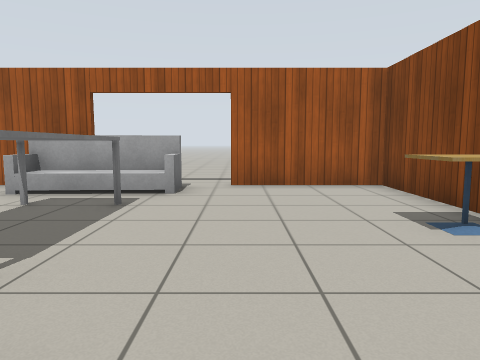
view 1 (above)

16 first-person views from a walk through a Gazebo world. The camera is 0.9 m above the floor, tilts 6° down and sees 70° across. The floor is counted in squares, 1 m on a side. Each view is taken from the middle of a square. On the plan, view 1 faces up. The plan holds only what a view shows up to about 12 squares ahead; the rest is blank. Robots are left out. Gazebo's built-in surfaces are drawn with simple patterns.

view 2
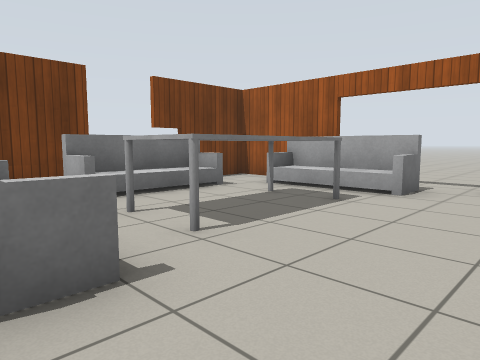

view 3
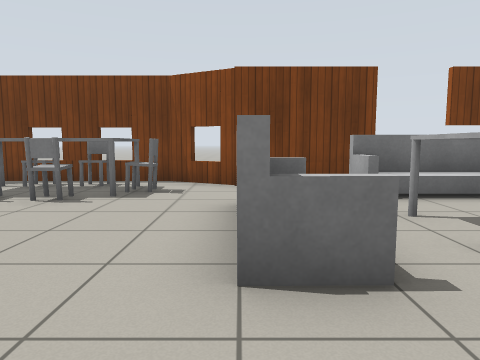

view 4
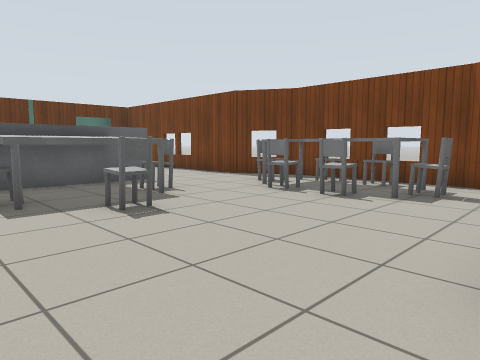

view 5
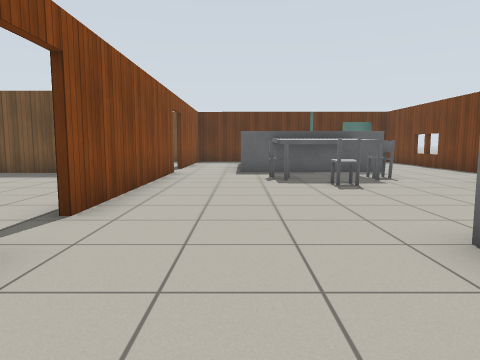

view 6
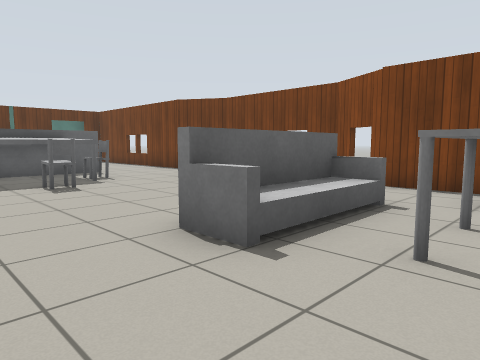

view 7
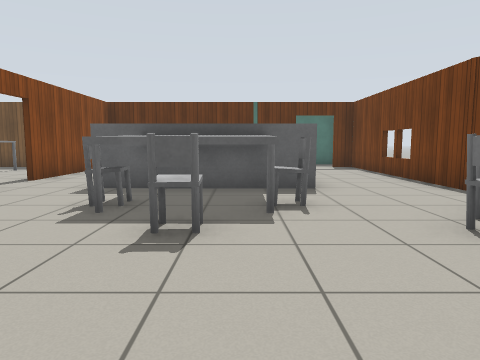

view 8
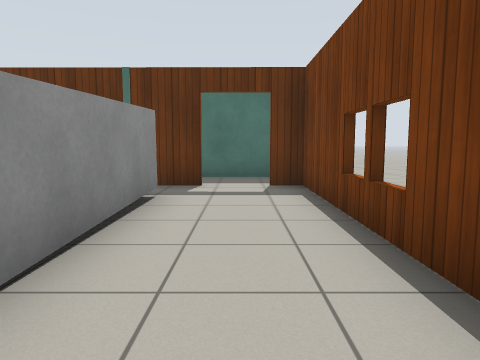

view 9
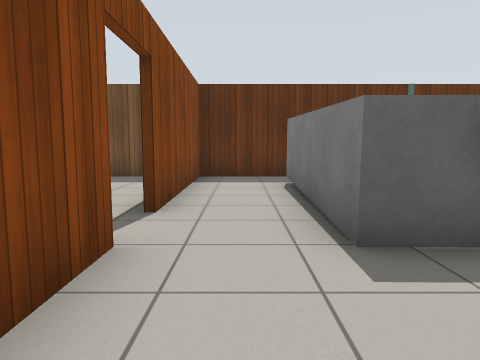

view 10
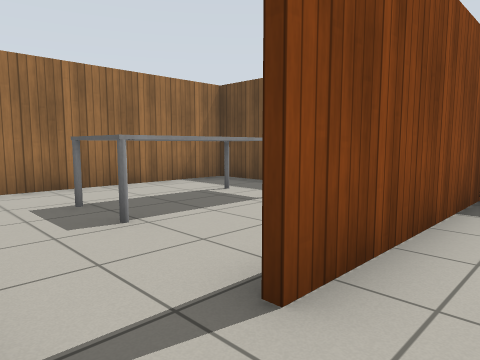

view 11
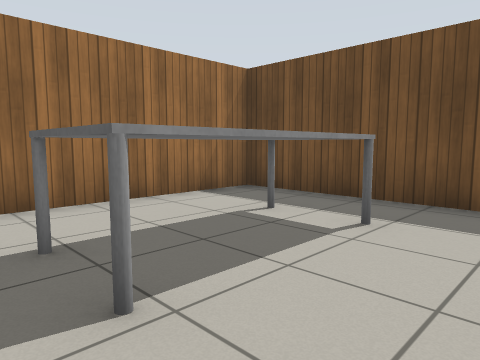

view 12
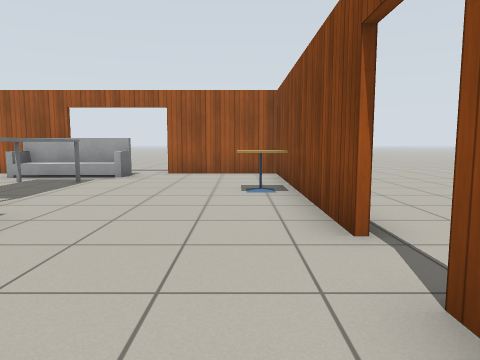

view 13
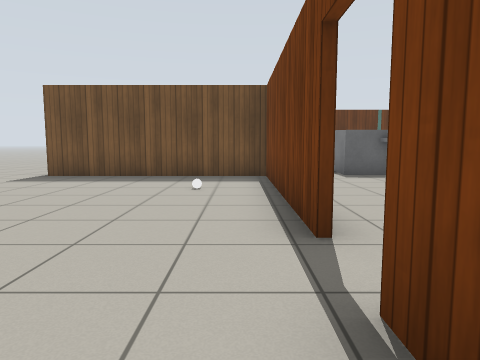

view 14
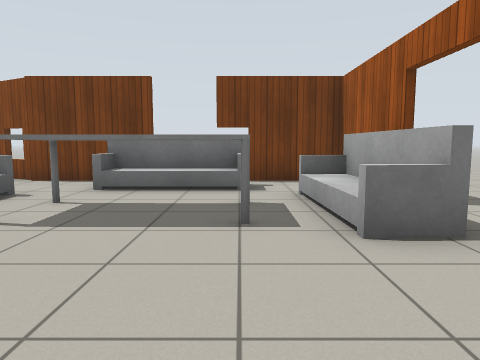

view 15
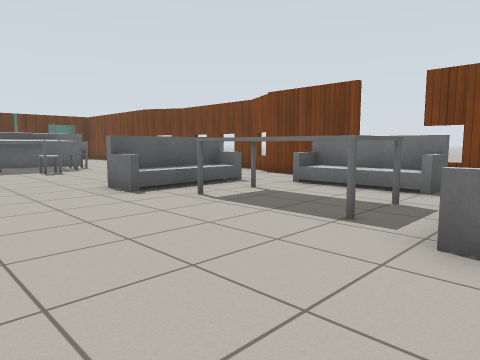

view 16
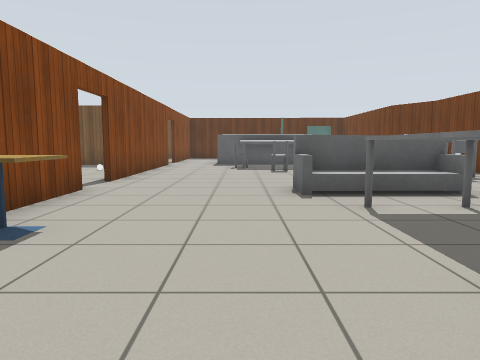

### Floor plan
Ten units are one square. View 1 is at (0, 0); x grows to the right and y downward. Boxes are objects, and circles mark ways between rooms. Rooms are numbered by the first view taken in them; rooms with no view inside come last. Other rooms are left out.
<svg viewBox="-80 -85 180 235">
<path fill="none" stroke="#000" d="M-73 44 -73 60 -64 76 -64 145M31 -3 31 -75 -3 -75M-64 -26 -64 -1 -73 17 -73 25M31 80 31 11M-31 -75 -64 -75 -64 -44M-1 145 31 145 31 94M-43 145 -16 145M46 145 92 145 92 92M33 11 33 76 95 76M33 -11 33 -3"/>
<rect x="-75" y="35" width="20" height="10" fill="#bbb"><title>chair</title></rect>
<rect x="-75" y="25" width="20" height="10" fill="#bbb"><title>chair</title></rect>
<rect x="-65" y="45" width="10" height="20" fill="#bbb"><title>chair</title></rect>
<rect x="-65" y="15" width="20" height="10" fill="#bbb"><title>chair</title></rect>
<rect x="-65" y="-55" width="20" height="40" fill="#bbb"><title>sofa</title></rect>
<rect x="-55" y="35" width="10" height="20" fill="#bbb"><title>chair</title></rect>
<rect x="-55" y="25" width="10" height="10" fill="#bbb"><title>chair</title></rect>
<rect x="-45" y="-15" width="40" height="20" fill="#bbb"><title>sofa</title></rect>
<rect x="-45" y="-75" width="40" height="20" fill="#bbb"><title>sofa</title></rect>
<rect x="-35" y="55" width="50" height="80" fill="#bbb"><title>counter</title></rect>
<rect x="-35" y="55" width="10" height="10" fill="#bbb"><title>chair</title></rect>
<rect x="-35" y="-55" width="20" height="40" fill="#bbb"><title>dining table</title></rect>
<rect x="-15" y="45" width="10" height="10" fill="#bbb"><title>chair</title></rect>
<rect x="-5" y="55" width="10" height="10" fill="#bbb"><title>chair</title></rect>
<rect x="15" y="-45" width="10" height="20" fill="#bbb"><title>cafe table</title></rect>
<rect x="55" y="95" width="20" height="40" fill="#bbb"><title>dining table</title></rect>
<rect x="45" y="45" width="10" height="10" fill="#bbb"><title>other object</title></rect>
<circle cx="30" cy="85" r="3" fill="#2a7"/>
<circle cx="-20" cy="-80" r="3" fill="#2a7"/>
<circle cx="30" cy="5" r="3" fill="#2a7"/>
<text x="-20" y="30">1</text>
<text x="60" y="110">2</text>
<text x="60" y="30">3</text>
</svg>
Room 1 opens to room 2. Room 1 opens to room 3.

Where each view was taken, in squares from view 1:
view 1: 0 up, 0 right, facing up
view 2: 0 up, 1 right, facing up-left
view 3: 0 up, 1 right, facing left
view 4: 0 up, 1 right, facing down-left
view 5: 3 up, 1 right, facing down
view 6: 3 up, 1 right, facing down-left
view 7: 1 down, 2 left, facing down
view 8: 7 down, 5 left, facing down
view 9: 5 down, 2 right, facing down
view 10: 8 down, 2 right, facing down-right
view 11: 9 down, 4 right, facing down-right
view 12: 3 down, 2 right, facing up
view 13: 2 up, 4 right, facing down
view 14: 5 up, 2 right, facing left
view 15: 7 up, 2 right, facing down-left
view 16: 7 up, 0 right, facing down
